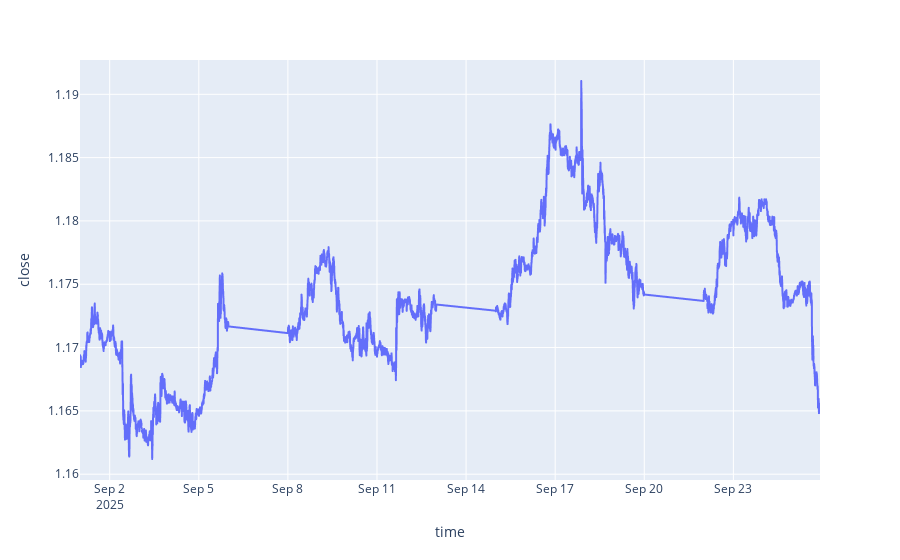

Notebook source saved alongside this figure:
### Code cell
px.line(rates_df, x='time', y='close')

### Figure 1 — Plotly figure (JSON) as saved in the notebook; plotly's stock layout.template omitted (floating-point values rounded to 4 significant figures; data arrays with more than 128 entries replaced by an {"elided": "..."} marker saying what was removed)
{"data": [{"hovertemplate": "time=%{x}<br>close=%{y}<extra></extra>", "legendgroup": "", "line": {"color": "#636efa", "dash": "solid"}, "marker": {"symbol": "circle"}, "mode": "lines", "name": "", "showlegend": false, "type": "scattergl", "x": {"elided": "5442 str values"}, "xaxis": "x", "y": {"elided": "5442 float values"}, "yaxis": "y"}], "layout": {"legend": {"tracegroupgap": 0}, "margin": {"t": 60}, "xaxis": {"anchor": "y", "domain": [0, 1], "title": {"text": "time"}}, "yaxis": {"anchor": "x", "domain": [0, 1], "title": {"text": "close"}}}}
